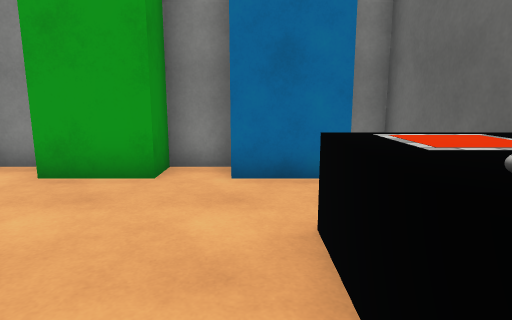
view 1 (above)

13 first-person views from a walk through a scene from a Unity 3-D project. The camera is 1.3 m above the floor, tilts 10° down and sees 75° across. The floor is counted in squares, 1 m on a side. Each view is taken from the middle of a square. On the plan, view 1 faces up. The plan holds only what a view shows up to about 14 squares ahead; the rest is blank. The place goes on beyond the plan. The player is left out. Surface patterns are stand-ins for the level's own textures.

view 2
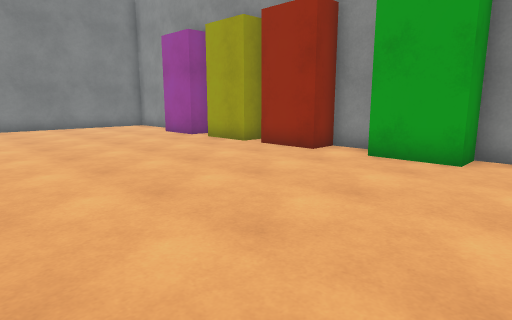

view 3
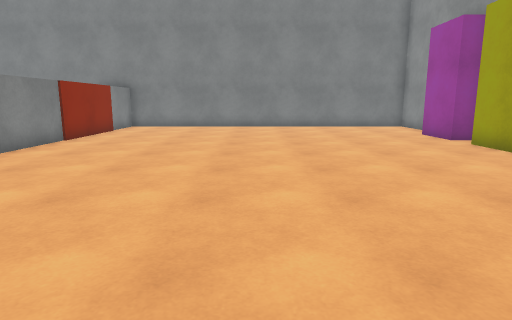

view 4
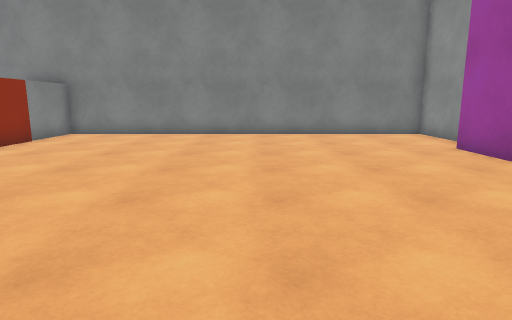

view 5
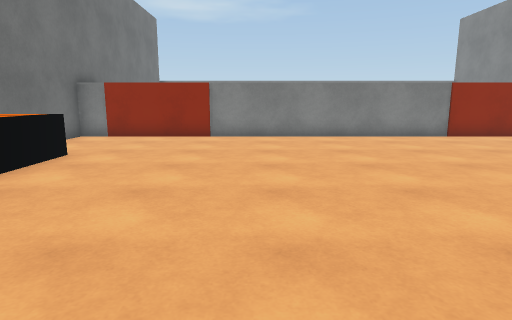

view 6
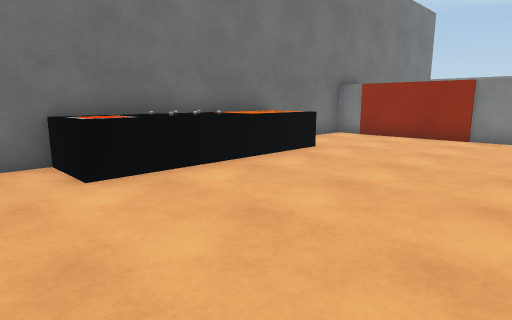

view 7
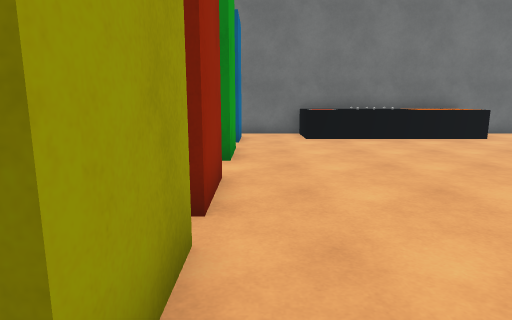

view 8
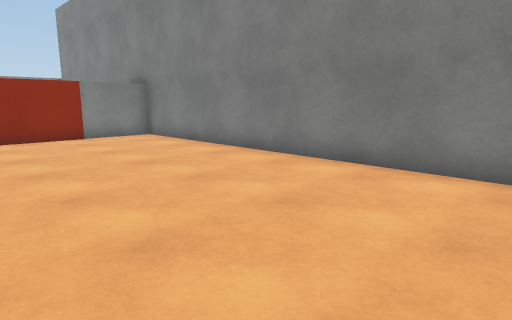

view 9
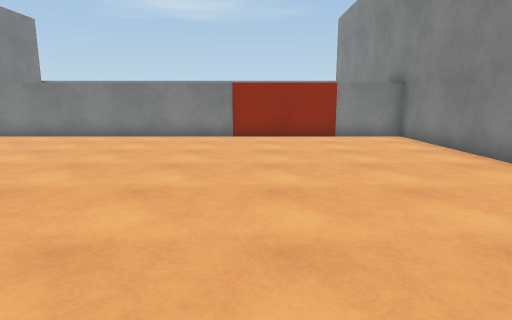

view 10
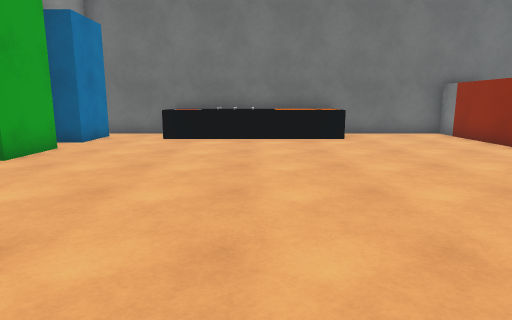

view 11
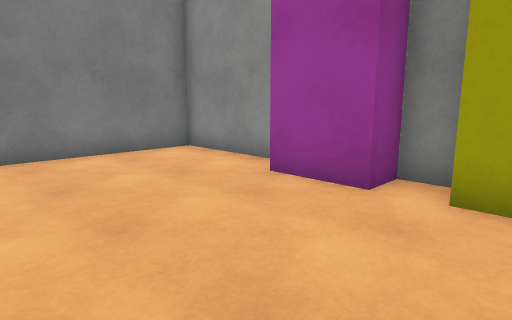

view 12
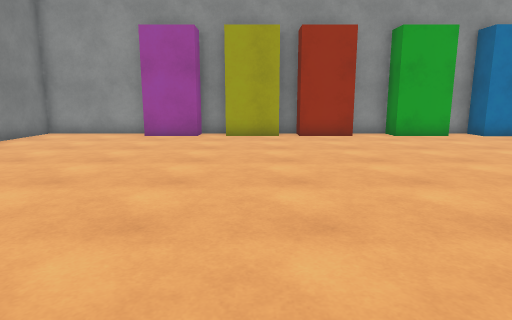

view 13
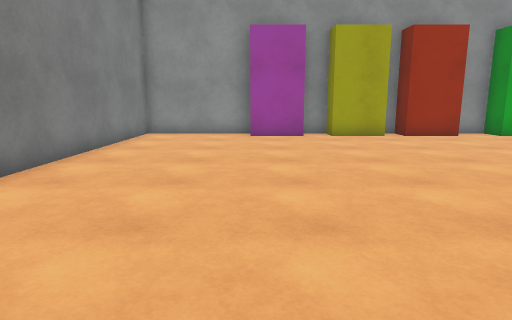

### Floor plan
Key: @ floor where view 1 was taken; # wall or solid block; . floor; ^ raised ledge; O other object.
Columns run from 18 left of view 1 to 3 right of it. Each row starts with its distance up from view 1.
  7 #######        #######
  6 #....############.##.#
  5 #....................#
  4 #....................#
  3 #..................#O#
  2 #..................#^#
  1 #..................^^#
  0 #.................@^^#
 -1 #..................^^#
 -2 #..................^^#
 -3 #..................^^#
 -4 #....................#
 -5 #....................#
 -6 #....................#
 -7 #....................#
 -8 ######################

Positions as (right, up) in squares from view 1, and headings:
1: (0, 0), facing up
2: (0, -2), facing up-left
3: (0, -1), facing left
4: (-4, 0), facing left
5: (-4, 5), facing down
6: (-5, 5), facing down-right
7: (-11, 5), facing right
8: (-11, 5), facing down-left
9: (-12, 5), facing down
10: (-11, 0), facing right
11: (-9, 1), facing up-left
12: (-9, -7), facing up
13: (-13, -7), facing up
